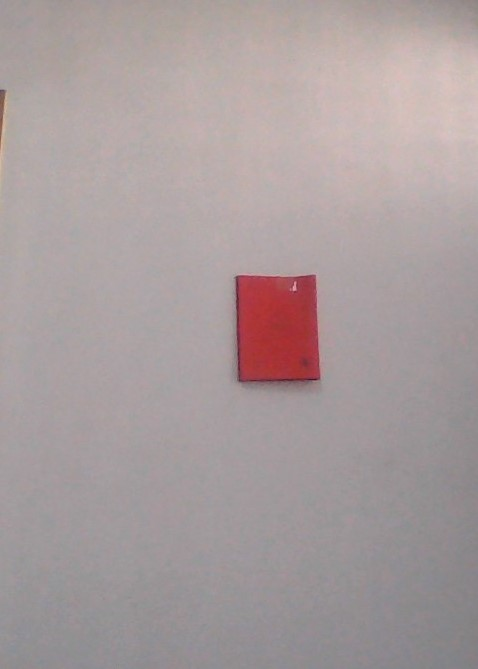
#> input picture opencv/distance/red1.jpg, 478 x 669 px
$ python 'measure distance.py'   (older library calls are emulated)
#> lines starting #> are read from the running program, lines starting #| are printed output that depends on the picture; after the words box and inside, x2 and y2 are one past the last pixel; in counts of white or black regions, pixels touching at a corner belong together
from imutils import paths
import numpy as np
import imutils
import cv2


def find_marker(image):
    #convert img to grayscale,边缘处理
    gray = cv2.cvtColor(image, cv2.COLOR_RGB2BGR)
    gray = cv2.cvtColor(gray, cv2.COLOR_BGR2GRAY)
    #gray = cv.cvtColor(img ,cv.COLOR_BGR2GRAY)
    gray = cv2.GaussianBlur(img, (5, 5), 0)
    edged = cv2.Canny(gray, 35, 125)
    cv2.imshow("red", edged)

    #largest edge
    cnts = cv2.findContours(edged.copy(),cv2.RETR_LIST,cv2.CHAIN_APPROX_SIMPLE)
    cnts = imutils.grab_contours(cnts)
    c = max(cnts , key=cv2.contourArea)

    return cv2.minAreaRect(c)
def distance(knownWidth,focalLength,perWidth):
    return (knownWidth *focalLength)/perWidth
#initialize
KNOWN_DISTANCE = 33.0

KNOWN_WIDTH = 11.0

img = cv2.imread("red1.jpg", 0)
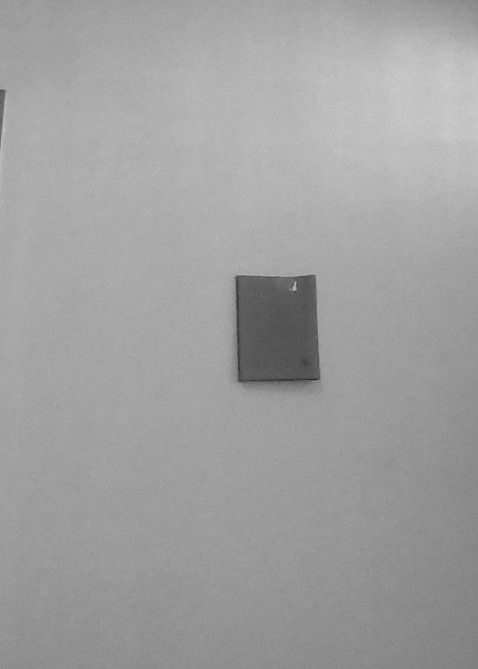
#> img: shape (669, 478); min 33, max 203, mean 160.3
marker =find_marker(img)
#> in find_marker, `edged = cv2.Canny(gray, 35, 125)`:
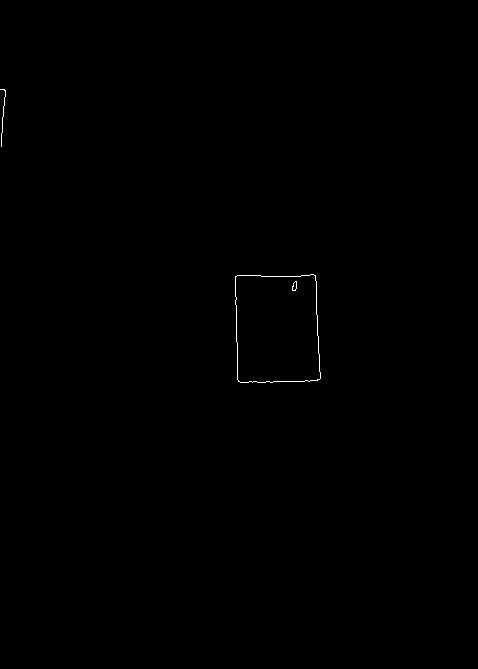
#> edged: shape (669, 478); 0.14% white in thin lines or dots, all inside (x1, y1, x2, y2) = (0, 89, 321, 383)
#> in find_marker, `cnts = cv2.findContours(edged.copy(),cv2.RETR_LIST,cv2.CHAIN_APPROX_SI..`: cnts = 5 contours, 1 with area under 20; largest, box (x1, y1, x2, y2) and area: (235, 274, 321, 383) 8577, (235, 274, 321, 383) 8574, (292, 281, 297, 291) 28, (292, 281, 297, 291) 26
#> in find_marker, `c = max(cnts , key=cv2.contourArea)`: c = contour of 58 points, box (x1, y1, x2, y2) (235, 274, 321, 383), area 8577
#> marker = ((277.2, 327.9), (83.16, 107.9), -1.53)
focalLengh =(marker[1][0] *  KNOWN_DISTANCE)/ KNOWN_WIDTH
#> focalLengh = 249.5


measure_img=cv2.imread("red1.jpg")
#> measure_img is the input picture: shape (669, 478, 3); mean B, G, R 157.4, 156.7, 168.5
marker = find_marker(measure_img)
inches =distance(KNOWN_WIDTH,focalLengh,marker[1][0])
#> inches = 33

box = cv2.boxPoints(marker) if    imutils.is_cv2() else cv2.boxPoints(marker)
#> box = [[237.1, 382.9], [234.2, 275.1], [317.4, 272.9], [320.2, 380.7]]
box =np.int0(box)
#> box = [[237, 382], [234, 275], [317, 272], [320, 380]]
cv2.drawContours(measure_img,[box],-1,(0,255,0),2)
cv2.putText(measure_img,"%.2fm" % (inches / 12),
            (measure_img.shape[1] - 200, measure_img.shape[0] - 20),
            cv2.FONT_HERSHEY_SIMPLEX,
            2.0, (0, 255, 0), 3)
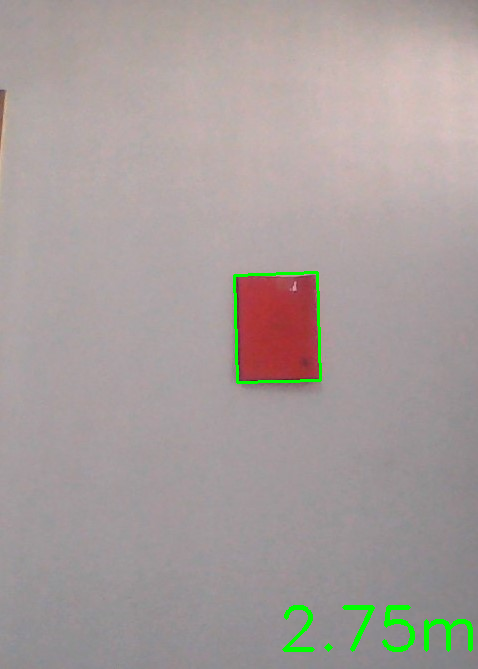
#> measure_img: shape (669, 478, 3); mean B, G, R 156, 157.9, 167

cv2.imshow("distance",measure_img)


cv2.waitKey(0)

$ run again, with opencv/distance/measure.jpg copied over opencv/distance/red1.jpg
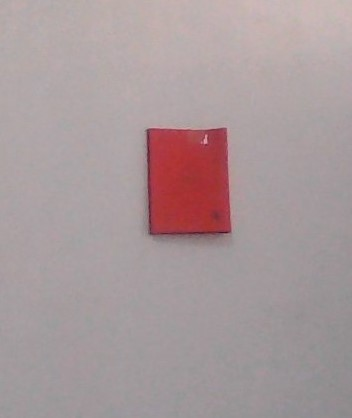
#> input picture opencv/distance/measure.jpg, 352 x 418 px
#> in find_marker, `edged = cv2.Canny(gray, 35, 125)`:
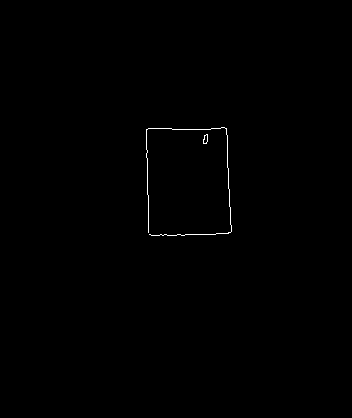
#> edged: shape (418, 352); 0.27% white in thin lines or dots, all inside (x1, y1, x2, y2) = (146, 127, 232, 236)
#> cnts = 3 contours, 1 with area under 20; largest, box (x1, y1, x2, y2) and area: (203, 134, 208, 144) 28, (203, 134, 208, 144) 26
#> c = contour of 10 points, box (x1, y1, x2, y2) (203, 134, 208, 144), area 28
#> marker = ((205, 138.5), (9, 4), -90)
#> focalLengh = 27
#> measure_img is the input picture: shape (418, 352, 3); mean B, G, R 155.3, 153.5, 168.6
#> inches = 33
#> box = [[207, 143], [203, 143], [203, 134], [207, 134]]
#> `cv2.putText(measure_img,"%.2fm" % (inches / 12), (measure_img.shape[1]..`:
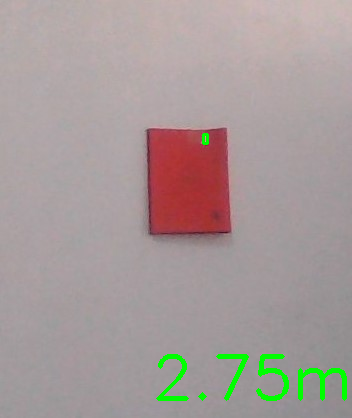
#> measure_img: shape (418, 352, 3); mean B, G, R 153.1, 155.1, 166.3
